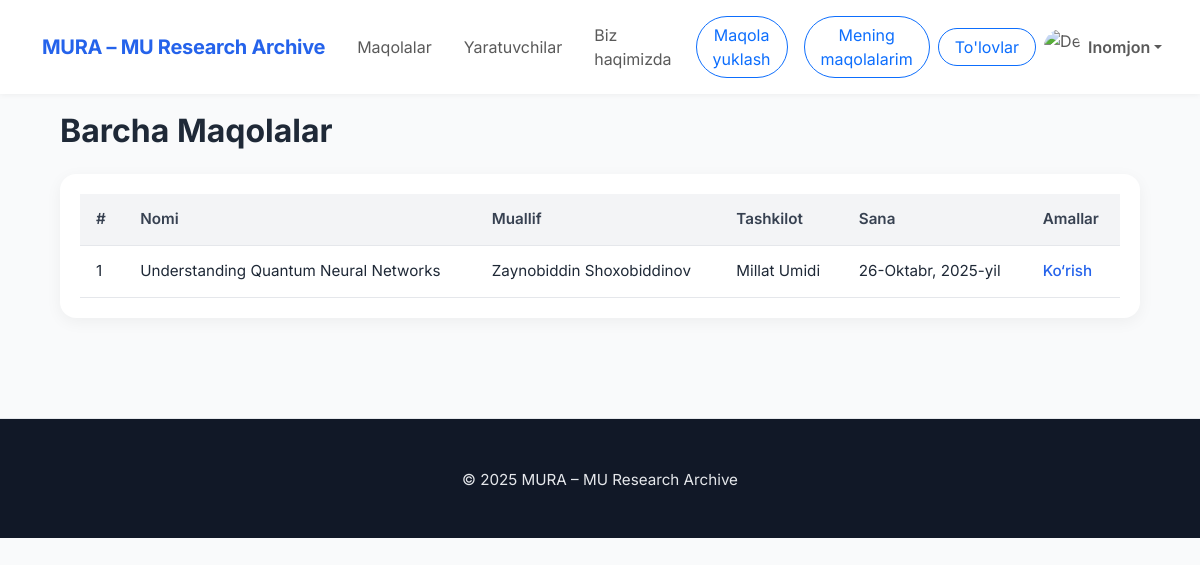
Page /admin-waitlist/ (signed in) on the committed database.
### main/models.py (models this page shows, shortened)
class CustomUser(AbstractUser):
    avatar = models.ImageField(upload_to='media/avatars/', null=True, blank=True)

class Paper(models.Model):
    STATUS_CHOICES = [
        (1, 'draft'),
        (2, 'on_process'),
        (3, 'declined'),
        (4, 'accepted'),
        (5, 'payment_process'),
        (6, 'blocked')
    ]
    owner = models.ForeignKey(CustomUser, on_delete=models.CASCADE)
    category = models.ForeignKey('Category', on_delete=models.SET_NULL, null=True)
    title = models.CharField(
        max_length=100,
        validators=[MinLengthValidator(1)],
        help_text="Sarlavha 10–255 belgidan iborat bo‘lishi kerak."
    )
    summary = models.TextField(
        max_length=500,
        validators=[MinLengthValidator(100)],
        help_text="Qisqacha mazmun kamida 100 ta belgidan iborat bo‘lishi kerak."
    )
    intro = models.TextField(
        max_length=500,
        validators=[MinLengthValidator(100)],
        help_text="Kirish qismi kamida 100 ta belgidan iborat bo‘lishi kerak."
    )
    file = models.FileField(upload_to='pdfs/')
    status = models.IntegerField(
        choices=STATUS_CHOICES,
        default=1,
        help_text="Maqolaning joriy holatini tanlang."
    )
    published_at = models.DateField(auto_now=True)
    keywords = models.CharField(
        max_length=100,
        validators=[MinLengthValidator(10)],
        help_text="Kalit so‘zlar 10–300 belgidan iborat bo‘lishi kerak."
    )
    pages = models.IntegerField(
        null=True,
        blank=True,
        help_text="Betlar soni 3–50 oralig‘ida bo‘lishi kerak."
    )
    organization = models.CharField(
        max_length=120,
        validators=[MinLengthValidator(1)],
        null=True,
        blank=True,
        help_text="Tashkilot nomi 5–120 belgidan iborat bo‘lishi kerak."
    )
    paid_at = models.DateTimeField(null=True, blank=True)
    reject_count = models.IntegerField(default=0)

### main/views.py (the view)
# urls.py: path('admin-waitlist/', admin_waitlist, name='admin_waitlist'),
@login_required(login_url='login')
def admin_waitlist(request):
    if not request.user.is_superuser:
        return redirect('main')
    papers = models.Paper.objects.filter(
        payment__status=2,
        status=2
    ).distinct()
    return render(request, 'admin-waitlist.html', {'papers': papers})

### templates/admin-waitlist.html
{% extends "base.html" %}
{% load static %}
{% block style %}
<link rel="stylesheet" href="{% static 'main/css/admin-waitlist.css' %}">
<link rel="stylesheet" href="{% static 'main/css/upload.css' %}">
{%endblock%}
{%block content%}
  <main>
    <h2>Barcha Maqolalar</h2>
    <div class="table-container">
      <table>
        <thead>
          <tr>
            <th>#</th>
            <th>Nomi</th>
            <th>Muallif</th>
            <th>Tashkilot</th>
            <th>Sana</th>
            <th>Amallar</th>
          </tr>
        </thead>
        <tbody>
            {%for paper in papers %}
          <tr>
            <td>{{forloop.counter}}</td>
            <td>{{paper.title}}</td>
            <td>{{paper.owner.first_name}} {{paper.owner.last_name}}</td>
            <td>{{paper.organization}}</td>
            <td>{{paper.published_at}}</td>
            <td class="actions"><a href="{%url 'admin_paper_detail' paper.id%}">Ko‘rish</a></td>
          </tr>
          {%endfor%}
        </tbody>
      </table>
    </div>
  </main>
{%endblock%}

### templates/base.html (shortened to what this page needs)
{% load static %}
<!DOCTYPE html>
<html lang="en">
<head>
    <link href="https://cdn.jsdelivr.net/npm/bootstrap@5.3.3/dist/css/bootstrap.min.css" rel="stylesheet"/>
    {% block style %}{% endblock %}
</head>
<body >
<nav class="navbar navbar-expand-lg fixed-top">
    <div class="container">
        <a class="navbar-brand" href="{% url 'main' %}">MURA – MU Research Archive</a>
        <div class="collapse navbar-collapse" id="navmenu">
            <ul class="navbar-nav ms-auto align-items-lg-center">
                <li class="nav-item"><a href="{% url 'all_papers' %}" class="nav-link px-3">Maqolalar</a></li>
                <li class="nav-item"><a href="{% url 'creators' %}" class="nav-link px-3">Yaratuvchilar</a></li>
                <li class="nav-item"><a href="{% url 'about' %}" class="nav-link px-3">Biz haqimizda</a></li>
                {% if user.is_authenticated %}
                    <li class="nav-item"><a href="{% url 'upload_paper' %}"
                                            class="m-lg-2 mb-2 px-3 btn btn-outline-primary rounded-pill">Maqola
                        yuklash</a></li>
                    <li class="nav-item"><a href="{% url 'my_papers' %}"
                                            class="px-3 m-lg-2 mb-2  btn btn-outline-primary rounded-pill">Mening maqolalarim</a>
                    </li>
                    {%if user.is_superuser%}
                    <li class="nav-item"><a href="{% url 'payments' %}"
                                            class="px-3 btn btn-outline-primary rounded-pill">To'lovlar</a>
                    </li>
                    {%endif%}
                    <li class="nav-item dropdown">
                        <a class="nav-link dropdown-toggle d-flex align-items-center" href="#" id="profileDropdown"
                           role="button" data-bs-toggle="dropdown" aria-expanded="false">
                            {% if user.avatar %}
                                <img src="{{ user.avatar.url }}" alt="Avatar" class="rounded-circle" width="36"
                                     height="36" style="object-fit: cover;">
                            {% else %}
                                <img src="https://cdn-icons-png.flaticon.com/512/847/847969.png" alt="Default Avatar"
                                     class="rounded-circle" width="36" height="36" style="object-fit: cover;">
                            {% endif %}
                            <span class="ms-2 fw-semibold">{{ user.first_name }}</span>
                        </a>
                    </li>
                {% else %}
                    <li class="nav-item"><a href="{% url 'login' %}"
                                            class="btn btn-primary btn-sm ms-lg-3 p-2 m-1 text-white">Kirish</a></li>
                    <li class="nav-item"><a href="{% url 'register' %}"
                                            class="btn btn-primary btn-sm ms-lg-3 p-2 m-1 text-white">Ro'yxatdan
                        o'tish</a></li>
                {% endif %}
            </ul>
        </div>
    </div>
</nav>
{% block content %}
{% endblock %}
<footer>
    <div class="container">
        <p>© 2025 MURA – MU Research Archive</p>
    </div>
</footer>
</body>
</html>

### main/static/main/css/admin-waitlist.css (style rules this page uses)
body { font-family: 'Inter', sans-serif; background-color: #f9fafb; color: #1f2937; margin: 0; padding: 0; }
main { padding: 40px 60px; }
h2 { font-weight: 700; margin-bottom: 24px; }
.table-container { background: #fff; border-radius: 16px; box-shadow: 0 4px 16px rgba(0, 0, 0, 0.05); padding: 20px; overflow-x: auto; }
table { width: 100%; border-collapse: collapse; margin: 0; }
thead { background-color: #f3f4f6; }
th, td { padding: 14px 16px; text-align: left; font-size: 0.95rem; vertical-align: middle; border-bottom: 1px solid #e5e7eb; }
th { font-weight: 600; color: #374151; }
.actions a { text-decoration: none; color: #2563eb; font-weight: 500; }
footer { text-align: center; padding: 24px; font-size: 0.9rem; color: #6b7280; border-top: 1px solid #e5e7eb; background: #fff; margin-top: 60px; }

### main/static/main/css/upload.css (style rules this page uses)
body { font-family: 'Inter', sans-serif; background-color: #f9fafb; color: #1f2937; overflow-x: hidden; padding-top: 72px; }
nav { background-color: #ffffff; box-shadow: 0 1px 6px rgba(0, 0, 0, 0.05); }
.navbar-brand { font-weight: 700; color: #2563eb !important; letter-spacing: -0.3px; }
footer { text-align: center; padding: 50px 0 30px; background: #111827; color: #e5e7eb; font-size: .95rem; }

### rows in the picture
CustomUser: first_name "Inomjon"
Paper: title "Understanding Quantum Neural Networks", owner.first_name "Zaynobiddin", owner.last_name "Shoxobiddinov", organization "Millat Umidi", published_at "26-Oktabr, 2025-yil"
